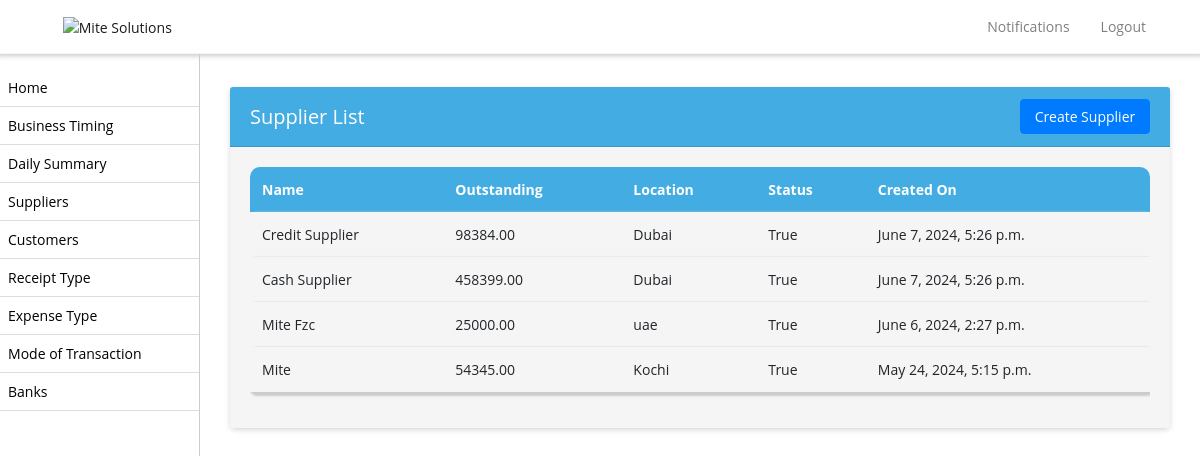
The app's page /supplier-list/ (signed in), older data.
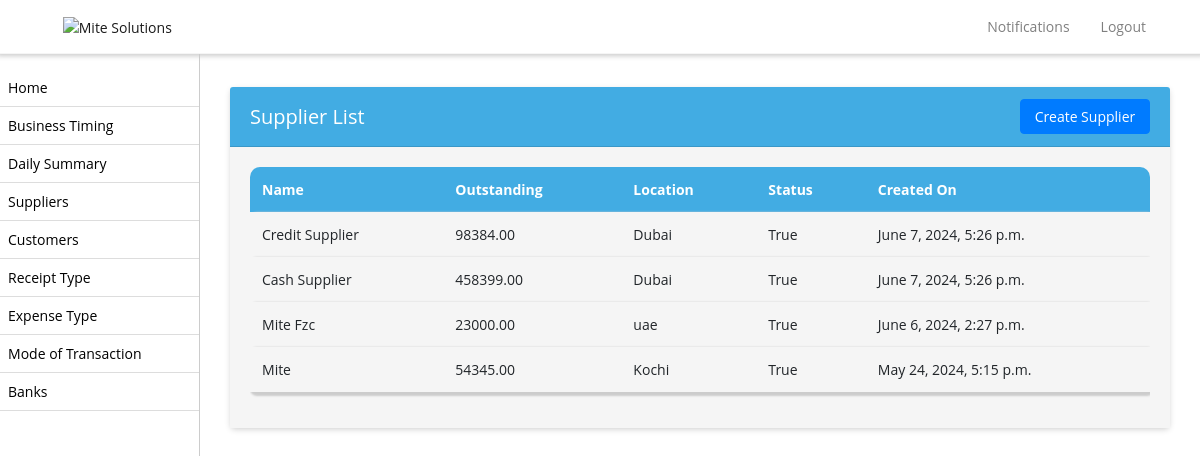
The same page, newer data.
### biztrackapp/models.py (models this page shows, shortened)
class Supplier(models.Model):
    name = models.CharField(max_length=255)
    business_profile = models.CharField(max_length=255, null=True)
    outstanding = models.DecimalField(max_digits=10, decimal_places=2)
    location = models.CharField(max_length=255)
    status = models.BooleanField(default=True)  # BooleanField to represent True or False
    created_on = models.DateTimeField(auto_now_add=True, null=True)

### biztrackapp/views.py (the view)
# urls.py: path('supplier-list/', supplier_list, name='supplier_list'),
def supplier_list(request):
    try:
        shop_admin = ShopAdmin.objects.get(user=request.user)
        shop = shop_admin.shop
        business = BusinessProfile.objects.get(license_number=shop.license_number)
    except ShopAdmin.DoesNotExist:
        return redirect('login')
    except BusinessProfile.DoesNotExist:
        business = None
    suplliers = Supplier.objects.filter(business_profile=business.id).order_by('-created_on')
    return render(request, 'supplier-list.html', {'suppliers': suplliers})

### biztrackapp/templates/supplier-list.html (shortened to what this page needs)
{% extends 'base.html' %}
{% block content %}
<div class="container mt-3">
    <div class="card">
        <div class="card-header  d-flex justify-content-between align-items-center">
            <h5 class="mb-0">Supplier List</h5>
            <a href="{% url 'create_supplier' %}" class="btn btn-primary float-right">Create Supplier</a>
        </div>
        <div class="card-body">
            <div class="table-responsive">
            <table  class="table table-bordered table-striped nowrap"  style="width: 100%;">
                <thead>
                    <tr>
                        <th>Name</th>
                        <th>Outstanding</th>
                        <th>Location</th>
                        <th>Status</th>
                        <th>Created On</th>
                    </tr>
                </thead>
                <tbody>
                    {% for supplier in suppliers %}
                    <tr>
                        <td>{{ supplier.name }}</td>
                        <td>{{ supplier.outstanding }}</td>
                        <td>{{ supplier.location }}</td>
                        <td>{{ supplier.status }}</td>
                        <td>{{ supplier.created_on }}</td>
                    </tr>
                    {% endfor %}
                </tbody>
            </table>
        </div>
        </div>
    </div>
</div>
{% endblock %}

Row changes from the older to the newer data that the page shows:
changed Supplier "Mite Fzc": outstanding "25000.00" → "23000.00"
